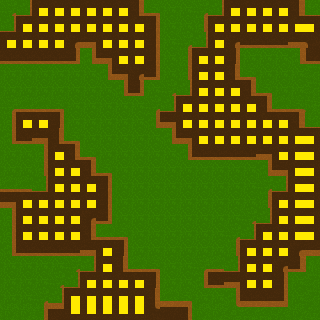

Tiled map render using the project's own tile images. Description and the map definition, with tile-layer contents summarised, below:
An orthogonal 20x20 tile map with 16x16 px tiles, 2 tile layers (set, ground), 2 tilesets.

<map version="1.0" orientation="orthogonal" width="20" height="20" tilewidth="16" tileheight="16">
 <tileset firstgid="1" name="small" tilewidth="16" tileheight="16">
  <image source="graphics/small.png" width="32" height="64" />
 </tileset>
 <tileset firstgid="9" name="big" tilewidth="32" tileheight="32">
  <image source="graphics/big.png" width="160" height="96" />
 </tileset>
 <layer name="set" width="20" height="20">
  <data>[400 cells, 400 non-empty, 2 distinct tile ids]</data>
 </layer>
 <layer name="ground" width="20" height="20">
  <data>[400 cells, 361 non-empty, 14 distinct tile ids]</data>
 </layer>
</map>